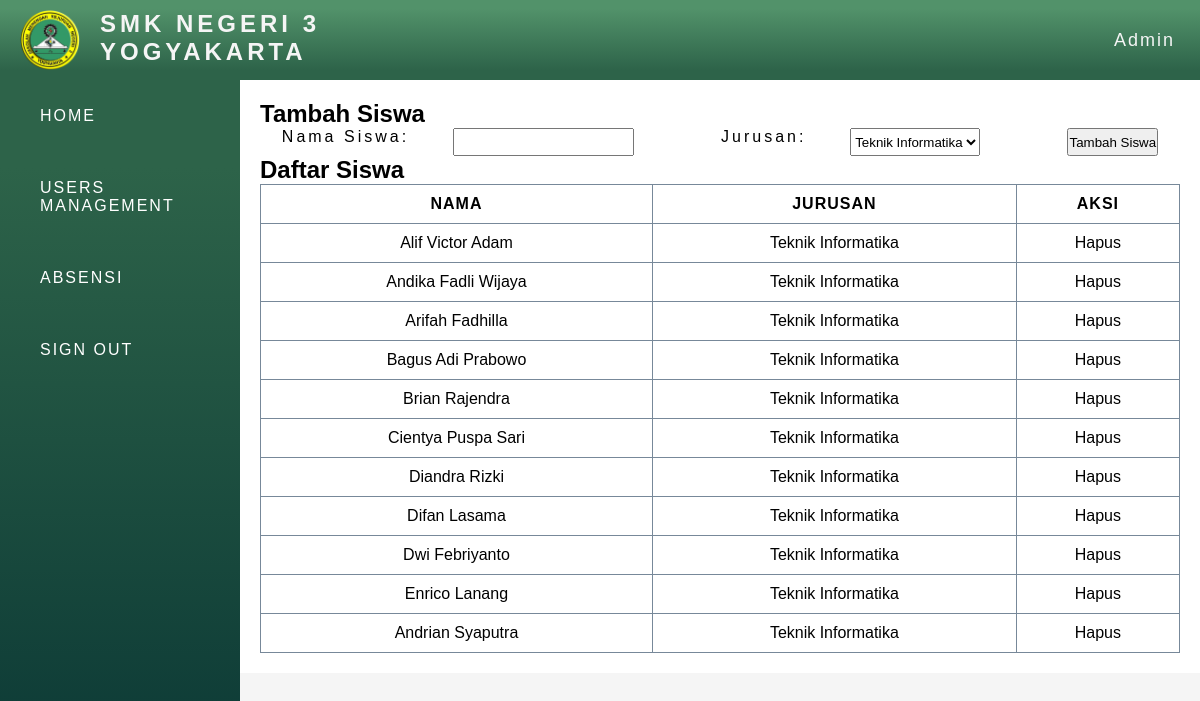
/admin/absensi.php (signed in), run on the app's committed database.
### tables this page shows
CREATE TABLE `siswa` (
  `id` int(11) NOT NULL,
  `nama` varchar(100) NOT NULL,
  `jurusan_id` int(11) DEFAULT NULL
);

CREATE TABLE `jurusan` (
  `id` int(11) NOT NULL,
  `nama` varchar(100) NOT NULL
);

### admin/absensi.php (the view, shortened to what this page needs)
<?php include "template/header-admin.php" ?>
<?php
$servername = "localhost";
$username = "root";
$password = "";
$dbname = "absensi_siswa";
$conn = new mysqli($servername, $username, $password, $dbname);
$jurusanQuery = "SELECT * FROM jurusan";
$jurusanResult = $conn->query($jurusanQuery);
$siswaQuery = "SELECT siswa.id, siswa.nama, jurusan.nama AS jurusan FROM siswa JOIN jurusan ON siswa.jurusan_id = jurusan.id";
$siswaResult = $conn->query($siswaQuery);
?>
<!DOCTYPE html>
<html lang="en">
<head>
</head>
<body>
    <h2>Tambah Siswa</h2>
    <form method="POST" action="">
        <label for="nama_siswa">Nama Siswa:</label>
        <input type="text" name="nama_siswa" required><br>
        <label for="jurusan_id">Jurusan:</label>
        <select name="jurusan_id" required>
            <?php
            $jurusanResult->data_seek(0);
            while($row = $jurusanResult->fetch_assoc()): ?>
                <option value="<?= $row['id'] ?>"><?= $row['nama'] ?></option>
            <?php endwhile; ?>
        </select><br>
        <button type="submit" name="tambah_siswa">Tambah Siswa</button>
    </form>
    <h2>Daftar Siswa</h2>
    <table border="1">
        <tr>
            <th>Nama</th>
            <th>Jurusan</th>
            <th>Aksi</th>
        </tr>
        <?php while($row = $siswaResult->fetch_assoc()): ?>
        <tr>
            <td><?= $row['nama'] ?></td>
            <td><?= $row['jurusan'] ?></td>
            <td>
                <a href="?hapus_siswa_id=<?= $row['id'] ?>" onclick="return confirm('Apakah Anda yakin ingin menghapus siswa ini?')">Hapus</a>
            </td>
        </tr>
        <?php endwhile; ?>
    </table>
</body>
</html>

### admin/template/header-admin.php (shortened to what this page needs)
<?php
    $nama = $_SESSION["nama"];
?>
<!DOCTYPE html>
<html lang="en">
<head>
    <link rel="stylesheet" href="https://stackpath.bootstrapcdn.com/font-awesome/4.7.0/css/font-awesome.min.css">
    <link rel="stylesheet" href="../css/app.css">
</head>
<body>
    <nav>
    <div class="logo">
        <img src="template/logosmk3.png" alt="Logo SMK Negeri 3" width="60" height="60" style="float: left; margin-right: 20px;">
            <h2>SMK NEGERI 3 Yogyakarta</h2>
        </div>
        <ul class="menu">
            <li><?= $nama ?></li>
        </ul>
    </nav>
    <div class="content">
        <ul class="sidemenu">
            <li><a href="admin.php">Home</a></li>
            <li><a href="users-management.php">users management</a></li>
            <li><a href="absensi.php">Absensi</a></li>
            <li><a href="../logout.php" onclick ="return confirm('apakah anda yakin ?')">sign out</a> </li>
        </ul>
        <div class="container">
            <div class="body-content">

### css/app.css (style rules this page uses)
* { margin: 0; padding: 0; box-sizing: border-box; }
body { font-family: 'Arial', sans-serif; background-color: #f4f4f4; margin: 0; }
nav { display: flex; justify-content: space-between; padding: 10px 20px; align-items: center; background: #0b3835 ; background: linear-gradient(0deg, #2d6349 12%, #52926a 89%); }
.logo h2 { text-transform: uppercase; letter-spacing: 4px; color: whitesmoke; }
.logo img { float: left; margin-right: 10px; }
.menu { display: block; width: 40%; }
.menu li { list-style: none; padding: 5px; color: whitesmoke; font-size: 18px; text-transform: capitalize; letter-spacing: 2px; text-align: right; }
.content { display: flex; justify-content: space-between; width: 100%; margin: 0 auto; }
.sidemenu { background: #52926a ; background: linear-gradient(0deg, #0b3835 12%, #2d6349 89%); height: 100vh; width: 25%; display: block; transition: transform 0.5s ease-in-out; }
.sidemenu li { padding: 20px; list-style: none; transition: background-color .9s ease-in; }
.sidemenu a { display: block; padding: 7px 20px ; text-decoration: none; text-transform: uppercase; letter-spacing: 2px; color: rgb(255, 255, 255); font-size: 16px; }
.container { width: 100%; background-color: whitesmoke; margin: 0 auto; }
.body-content { display: flex; justify-content: row; flex-direction: space-evenly; background-color: white; flex-wrap: wrap; align-items: center; padding: 20px 20px; }
form { width: 100%; display: flex; justify-content: space-around; }
label { display: block; margin-bottom: 10px; text-transform: capitalize; letter-spacing: 3px; }
table { table-layout: auto; width: 100%; border-collapse: collapse; }
th, td { border: 1px solid lightslategray; padding: 10px; text-align: center; text-transform:capitalize; }
td a { text-decoration: none; color: black; }
th { text-transform: uppercase; letter-spacing: 1px; }

### data on the page
siswa: nama "Alif Victor Adam", jurusan.nama "Teknik Informatika"
siswa: nama "Andika Fadli Wijaya", jurusan.nama "Teknik Informatika"
siswa: nama "Arifah Fadhilla", jurusan.nama "Teknik Informatika"
siswa: nama "Bagus Adi Prabowo", jurusan.nama "Teknik Informatika"
siswa: nama "Brian Rajendra", jurusan.nama "Teknik Informatika"
siswa: nama "Cientya Puspa Sari", jurusan.nama "Teknik Informatika"
siswa: nama "Diandra Rizki", jurusan.nama "Teknik Informatika"
siswa: nama "Difan Lasama", jurusan.nama "Teknik Informatika"
siswa: nama "Dwi Febriyanto", jurusan.nama "Teknik Informatika"
siswa: nama "Enrico Lanang", jurusan.nama "Teknik Informatika"
siswa: nama "Andrian Syaputra", jurusan.nama "Teknik Informatika"

### other printed values
$nama "Admin"
form field jurusan_id "Teknik Informatika"
